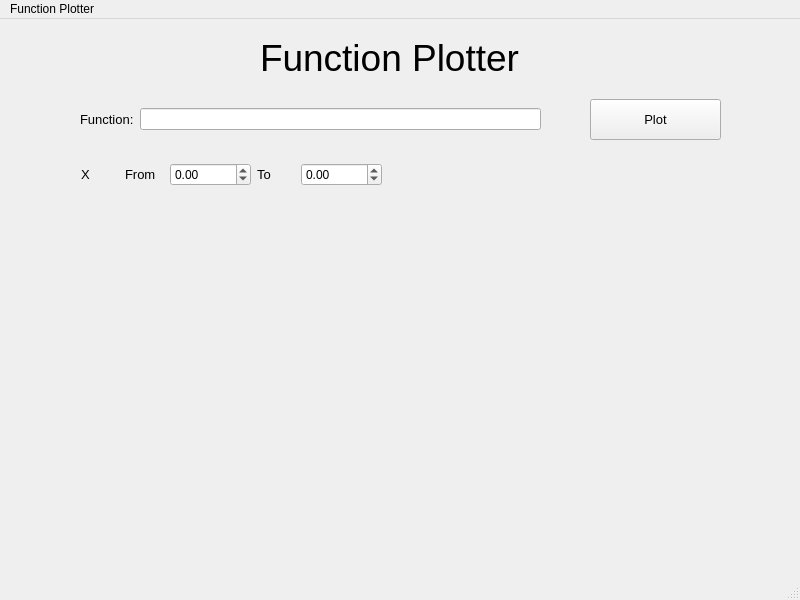
<?xml version="1.0" encoding="UTF-8"?>
<ui version="4.0">
 <class>MainWindow</class>
 <widget class="QMainWindow" name="MainWindow">
  <property name="geometry">
   <rect>
    <x>0</x>
    <y>0</y>
    <width>800</width>
    <height>600</height>
   </rect>
  </property>
  <property name="windowTitle">
   <string>MainWindow</string>
  </property>
  <property name="autoFillBackground">
   <bool>false</bool>
  </property>
  <widget class="QWidget" name="centralwidget">
   <widget class="QLabel" name="label">
    <property name="geometry">
     <rect>
      <x>260</x>
      <y>10</y>
      <width>330</width>
      <height>57</height>
     </rect>
    </property>
    <property name="font">
     <font>
      <pointsize>28</pointsize>
     </font>
    </property>
    <property name="text">
     <string>Function Plotter</string>
    </property>
   </widget>
   <widget class="QPushButton" name="pushButton">
    <property name="geometry">
     <rect>
      <x>590</x>
      <y>80</y>
      <width>131</width>
      <height>41</height>
     </rect>
    </property>
    <property name="font">
     <font>
      <pointsize>10</pointsize>
     </font>
    </property>
    <property name="text">
     <string>Plot</string>
    </property>
   </widget>
   <widget class="QWidget" name="layoutWidget">
    <property name="geometry">
     <rect>
      <x>81</x>
      <y>140</y>
      <width>301</width>
      <height>31</height>
     </rect>
    </property>
    <layout class="QHBoxLayout" name="horizontalLayout_2">
     <item>
      <widget class="QLabel" name="label_3">
       <property name="font">
        <font>
         <pointsize>10</pointsize>
        </font>
       </property>
       <property name="text">
        <string>X </string>
       </property>
      </widget>
     </item>
     <item>
      <widget class="QLabel" name="label_5">
       <property name="font">
        <font>
         <pointsize>10</pointsize>
        </font>
       </property>
       <property name="text">
        <string>From</string>
       </property>
      </widget>
     </item>
     <item>
      <widget class="QDoubleSpinBox" name="xMin">
       <property name="minimum">
        <double>-20000.000000000000000</double>
       </property>
       <property name="maximum">
        <double>20000.000000000000000</double>
       </property>
      </widget>
     </item>
     <item>
      <widget class="QLabel" name="label_4">
       <property name="font">
        <font>
         <pointsize>10</pointsize>
        </font>
       </property>
       <property name="text">
        <string>To</string>
       </property>
      </widget>
     </item>
     <item>
      <widget class="QDoubleSpinBox" name="xMax">
       <property name="minimum">
        <double>-20000.000000000000000</double>
       </property>
       <property name="maximum">
        <double>20000.000000000000000</double>
       </property>
      </widget>
     </item>
    </layout>
   </widget>
   <widget class="QWidget" name="layoutWidget">
    <property name="geometry">
     <rect>
      <x>80</x>
      <y>80</y>
      <width>461</width>
      <height>41</height>
     </rect>
    </property>
    <layout class="QHBoxLayout" name="horizontalLayout">
     <item>
      <widget class="QLabel" name="label_2">
       <property name="font">
        <font>
         <pointsize>10</pointsize>
        </font>
       </property>
       <property name="text">
        <string>Function:</string>
       </property>
      </widget>
     </item>
     <item>
      <widget class="QLineEdit" name="lineEdit">
       <property name="text">
        <string/>
       </property>
      </widget>
     </item>
    </layout>
   </widget>
   <widget class="QCustomPlot" name="plotWidget" native="true">
    <property name="geometry">
     <rect>
      <x>40</x>
      <y>210</y>
      <width>731</width>
      <height>341</height>
     </rect>
    </property>
   </widget>
  </widget>
  <widget class="QMenuBar" name="menubar">
   <property name="geometry">
    <rect>
     <x>0</x>
     <y>0</y>
     <width>800</width>
     <height>25</height>
    </rect>
   </property>
   <widget class="QMenu" name="menuFunction_Plotter">
    <property name="title">
     <string>Function Plotter</string>
    </property>
   </widget>
   <addaction name="menuFunction_Plotter"/>
  </widget>
  <widget class="QStatusBar" name="statusbar"/>
 </widget>
 <customwidgets>
  <customwidget>
   <class>QCustomPlot</class>
   <extends>QWidget</extends>
   <header>qcustomplot.h</header>
   <container>1</container>
  </customwidget>
 </customwidgets>
 <resources/>
 <connections/>
</ui>
